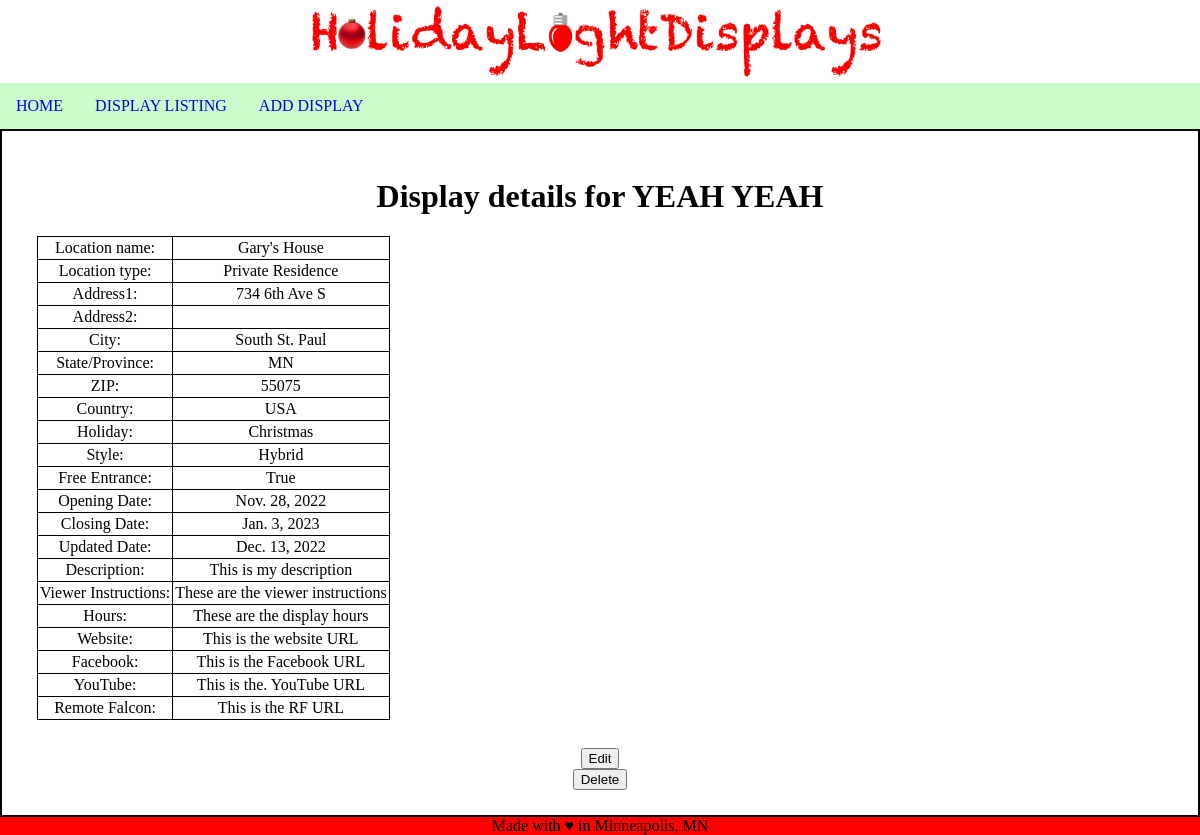
Screenshot of /f126eb6c-0b6f-46c3-81e0-5322258ce891/ with the database file from the repository.
### displays/models.py (models this page shows, shortened)
class Display(models.Model):
    id = models.UUIDField(primary_key=True, default=uuid.uuid4, editable=False)
    display_name = models.CharField(max_length=255)
    location_name = models.CharField(max_length=255)
    location_type = models.CharField(max_length=255)
    address1 = models.CharField(max_length=255)
    address2 = models.CharField(max_length=255, blank=True)
    city = models.CharField(max_length=255)
    state_province = models.CharField(max_length=255)
    zip = models.CharField(max_length=255)
    country = models.CharField(max_length=255)
    holiday = models.CharField(max_length=255)
    style = models.CharField(max_length=255)
    hide_address = models.BooleanField(default=False)
    active = models.BooleanField(default=True)
    deleted = models.BooleanField(default=False)
    free_entrance = models.BooleanField(default=True)
    opening_date = models.DateField()
    closing_date = models.DateField()
    updated_date = models.DateField()
    description = models.TextField()
    viewer_instructions = models.TextField(blank=True)
    hours = models.TextField(blank=True)
    website_url = models.TextField(blank=True)
    facebook_url = models.TextField(blank=True)
    youtube_url = models.TextField(blank=True)
    remotefalcon_url = models.TextField(blank=True)

### displays/views.py (the view)
# urls.py: path('<uuid:display_uuid>/', views.detail, name='detail'),
def detail(request, display_uuid):
    displays = get_object_or_404(Display, pk=display_uuid)
    context = {'displays': displays}
    return render(request, 'displays/detail.html', context)

### displays/templates/displays/detail.html
{% extends "displays/base.html" %}
{% block content %}
<H1>Display details for {{ displays.display_name }}</H1>
<table>
    <tbody>
        <tr>
            <td>Location name:</td>
            <td>{{ displays.location_name }}</td>
        </tr>
        <tr>
            <td>Location type:</td>
            <td>{{ displays.location_type }}</td>
        </tr>
        <tr>
            <td>Address1:</td>
            <td>{{ displays.address1 }}</td>
        </tr>
        <tr>
            <td>Address2:</td>
            <td>{{ displays.address2 }}</td>
        </tr>
        <tr>
            <td>City:</td>
            <td>{{ displays.city }}</td>
        </tr>
        <tr>
            <td>State/Province:</td>
            <td>{{ displays.state_province }}</td>
        </tr>
        <tr>
            <td>ZIP:</td>
            <td>{{ displays.zip }}</td>
        </tr>
        <tr>
            <td>Country:</td>
            <td>{{ displays.country }}</td>
        </tr>
        <tr>
            <td>Holiday:</td>
            <td>{{ displays.holiday }}</td>
        </tr>
        <tr>
            <td>Style:</td>
            <td>{{ displays.style }}</td>
        </tr>
        <tr>
            <td>Free Entrance:</td>
            <td>{{ displays.free_entrance }}</td>
        </tr>
        <tr>
            <td>Opening Date:</td>
            <td>{{ displays.opening_date }}</td>
        </tr>
        <tr>
            <td>Closing Date:</td>
            <td>{{ displays.closing_date }}</td>
        </tr>
        <tr>
            <td>Updated Date:</td>
            <td>{{ displays.updated_date }}</td>
        </tr>
        <tr>
            <td>Description:</td>
            <td>{{ displays.description }}</td>
        </tr>
        <tr>
            <td>Viewer Instructions:</td>
            <td>{{ displays.viewer_instructions }}</td>
        </tr>
        <tr>
            <td>Hours:</td>
            <td>{{ displays.hours }}</td>
        </tr>
        <tr>
            <td>Website:</td>
            <td>{{ displays.website_url }}</td>
        </tr>
        <tr>
            <td>Facebook:</td>
            <td>{{ displays.facebook_url }}</td>
        </tr>
        <tr>
            <td>YouTube:</td>
            <td>{{ displays.youtube_url }}</td>
        </tr>
        <tr>
            <td>Remote Falcon:</td>
            <td>{{ displays.remotefalcon_url }}</td>
        </tr>
    </tbody>
</table>
<br>
<div>
    <form action="{% url 'displays:update' displays.id %}">
        <input type="submit" value="Edit">
    </form>
    <form action="{% url 'displays:delete' displays.id %}">
        <input type="submit" value="Delete">
    </form>
</div>
{% endblock content %}

### displays/static/displays/styles.css (style rules this page uses)
body { margin: 0px; }
table { border: 1px solid black; border-collapse: collapse; margin: 10px; }
td, th { border: 1px solid black; padding: 2px; text-align: center; }

### rows the page displays
Display: display_name "YEAH YEAH", location_name "Gary's House", location_type "Private Residence", address1 "734 6th Ave S", city "South St. Paul", state_province "MN", zip "55075", country "USA", holiday "Christmas", style "Hybrid", free_entrance "True", opening_date "Nov. 28, 2022", closing_date "Jan. 3, 2023", updated_date "Dec. 13, 2022", description "This is my description", viewer_instructions "These are the viewer instructions", hours "These are the display hours", website_url "This is the website URL", facebook_url "This is the Facebook URL", youtube_url "This is the. YouTube URL", remotefalcon_url "This is the RF URL"
